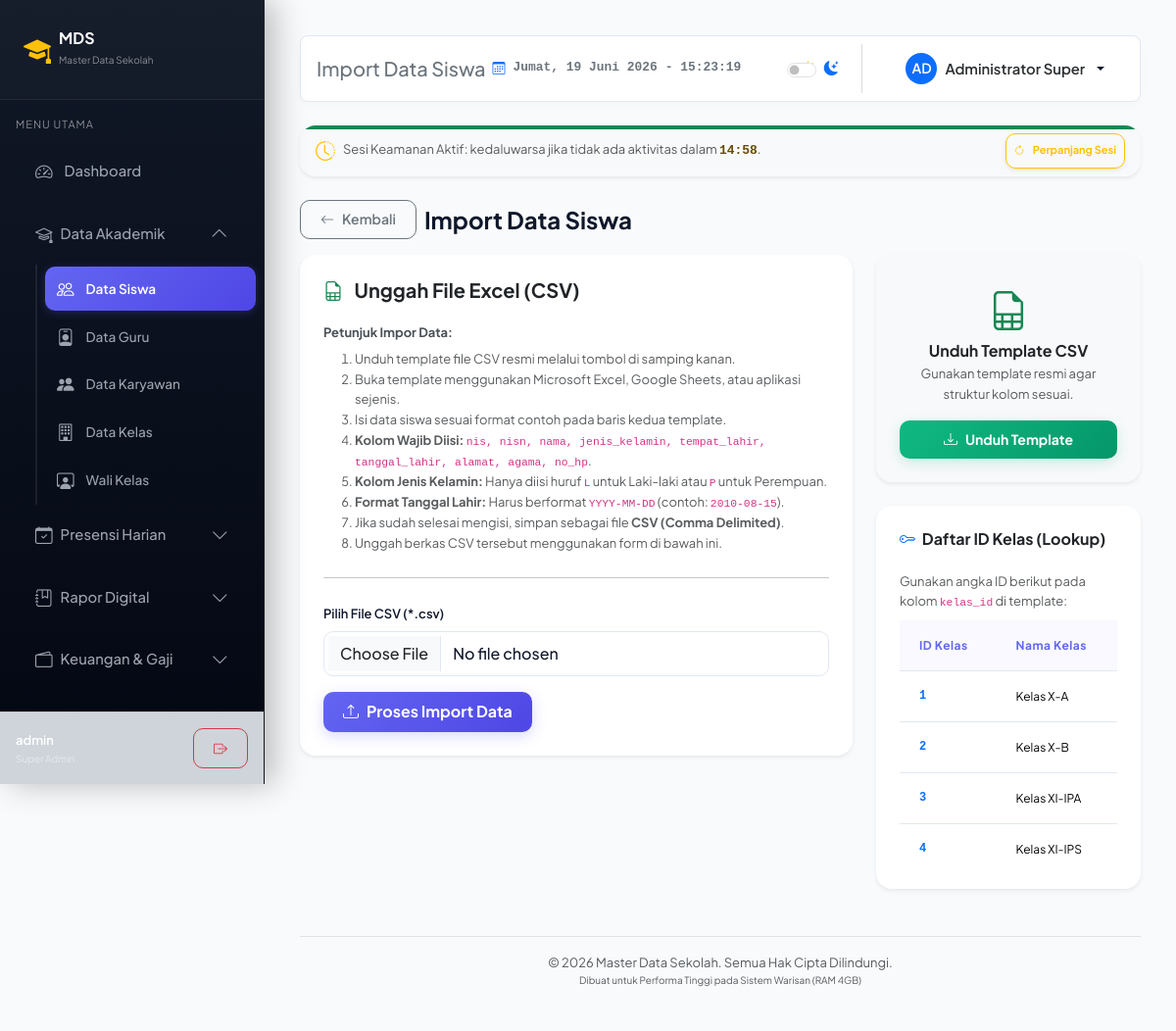
Screenshot of /siswa/import.php (signed in) with the database file from the repository.
### tables this page shows
CREATE TABLE IF NOT EXISTS `kelas` (
  `id` INT AUTO_INCREMENT PRIMARY KEY,
  `nama_kelas` VARCHAR(50) NOT NULL UNIQUE,
  `tarif_spp` DECIMAL(12,2) NOT NULL DEFAULT 500000.00
);

### siswa/import.php (the view, shortened to what this page needs)
<?php
$path_prefix = '../';
require_once $path_prefix . 'config/db.php';
try {
    $stmt = $pdo->query("SELECT id, nama_kelas FROM kelas ORDER BY nama_kelas ASC");
    $classes = $stmt->fetchAll();
} catch (PDOException $e) {
    $classes = [];
}
include $path_prefix . 'includes/header.php';
?>
<div class="d-flex align-items-center gap-2 mb-3">
    <a href="index.php" class="btn btn-outline-secondary btn-sm"><i class="bi bi-arrow-left"></i> Kembali</a>
    <h4 class="fw-bold mb-0">Import Data Siswa</h4>
</div>
<div class="row g-4">
    <div class="col-12 col-lg-8">
        <div class="card shadow-sm border-0 mb-4">
            <div class="card-header bg-transparent border-0 pt-4 px-4 pb-0">
                <h5 class="fw-bold mb-0"><i class="bi bi-file-earmark-spreadsheet text-success me-2"></i> Unggah File Excel (CSV)</h5>
            </div>
            <div class="card-body p-4">
                <h6 class="fw-bold text-dark-emphasis mb-2 small">Petunjuk Impor Data:</h6>
                <ol class="small text-muted mb-4">
                    <li>Unduh template file CSV resmi melalui tombol di samping kanan.</li>
                    <li>Buka template menggunakan Microsoft Excel, Google Sheets, atau aplikasi sejenis.</li>
                    <li>Isi data siswa sesuai format contoh pada baris kedua template.</li>
                    <li><strong>Kolom Wajib Diisi:</strong> <code>nis, nisn, nama, jenis_kelamin, tempat_lahir, tanggal_lahir, alamat, agama, no_hp</code>.</li>
                    <li><strong>Kolom Jenis Kelamin:</strong> Hanya diisi huruf <code>L</code> untuk Laki-laki atau <code>P</code> untuk Perempuan.</li>
                    <li><strong>Format Tanggal Lahir:</strong> Harus berformat <code>YYYY-MM-DD</code> (contoh: <code>2010-08-15</code>).</li>
                    <li>Jika sudah selesai mengisi, simpan sebagai file <strong>CSV (Comma Delimited)</strong>.</li>
                    <li>Unggah berkas CSV tersebut menggunakan form di bawah ini.</li>
                </ol>
                <hr class="my-4">
                <form action="" method="POST" enctype="multipart/form-data">
                    <div class="mb-3">
                        <label for="file_csv" class="form-label fw-semibold small">Pilih File CSV (*.csv)</label>
                        <input class="form-control" type="file" id="file_csv" name="file_csv" accept=".csv" required>
                    </div>
                    <button type="submit" class="btn btn-primary fw-bold"><i class="bi bi-upload"></i> Proses Import Data</button>
                </form>
            </div>
        </div>
    </div>
    <div class="col-12 col-lg-4">
        <div class="card shadow-sm border-0 mb-4 bg-light">
            <div class="card-body p-4 text-center">
                <i class="bi bi-file-earmark-spreadsheet text-success fs-1 mb-2"></i>
                <h6 class="fw-bold mb-1">Unduh Template CSV</h6>
                <p class="text-muted small mb-3">Gunakan template resmi agar struktur kolom sesuai.</p>
                <a href="import_template.php" class="btn btn-success btn-sm w-100 fw-bold"><i class="bi bi-download"></i> Unduh Template</a>
            </div>
        </div>
        <div class="card shadow-sm border-0">
            <div class="card-header bg-transparent border-0 pt-4 px-4 pb-0">
                <h6 class="fw-bold mb-0"><i class="bi bi-key me-1 text-primary"></i> Daftar ID Kelas (Lookup)</h6>
            </div>
            <div class="card-body p-4">
                <p class="text-muted small mb-2">Gunakan angka ID berikut pada kolom <code>kelas_id</code> di template:</p>
                <div class="table-responsive" style="max-height: 250px; overflow-y: auto;">
                    <table class="table table-sm table-hover align-middle mb-0" style="font-size: 12px;">
                        <thead class="table-light">
                            <tr>
                                <th>ID Kelas</th>
                                <th>Nama Kelas</th>
                            </tr>
                        </thead>
                        <tbody>
                            <?php if (empty($classes)): ?>
                                <tr>
                                    <td colspan="2" class="text-center text-muted">Belum ada kelas.</td>
                                </tr>
                            <?php else: ?>
                                <?php foreach ($classes as $class): ?>
                                    <tr>
                                        <td class="fw-bold text-primary font-monospace"><?php echo $class['id']; ?></td>
                                        <td><?php echo htmlspecialchars($class['nama_kelas']); ?></td>
                                    </tr>
                                <?php endforeach; ?>
                            <?php endif; ?>
                        </tbody>
                    </table>
                </div>
            </div>
        </div>
    </div>
</div>
<?php include $path_prefix . 'includes/footer.php'; ?>

### assets/css/style.css (style rules this page uses)
:root { --transition-speed: 0.35s; --sidebar-width: 270px; --bg-primary: #f8fafc; --bg-card: #ffffff; --text-primary: #0f172a; --text-muted: #64748b; --border-color: #e2e8f0; --primary-color: #6366f1; --primary-gradient: linear-gradient(135deg, #6366f1 0%, #4f46e5 100%); --primary-hover-gradient: linear-gradient(135deg, #4f46e5 0%, #4338ca 100%); --success-color: #10b981; --success-gradient: linear-gradient(135deg, #10b981 0%, #059669 100%); --info-color: #0ea5e9; --info-gradient: linear-gradient(135deg, #0ea5e9 0%, #0284c7 100%); --warning-color: #f59e0b; --warning-gradient: linear-gradient(135deg, #f59e0b 0%, #d97706 100%); --danger-color: #f43f5e; --danger-gradient: linear-gradient(135deg, #f43f5e 0%, #e11d48 100%); --input-bg: #ffffff; --input-focus-border: #a5b4fc; }
body { font-family: 'Plus Jakarta Sans', 'Outfit', sans-serif; background-color: var(--bg-primary); color: var(--text-primary); transition: background-color var(--transition-speed) ease, color var(--transition-speed) ease; min-height: 100vh; font-size: 0.925rem; line-height: 1.6; }
.card, .stat-card, form, table { animation: slideUp 0.45s cubic-bezier(0.16, 1, 0.3, 1) forwards; }
.card { background-color: var(--bg-card); border: 1px solid var(--border-color); border-radius: 16px; box-shadow: 0 4px 6px -1px rgba(0, 0, 0, 0.03), 0 2px 4px -1px rgba(0, 0, 0, 0.02); transition: all var(--transition-speed) cubic-bezier(0.4, 0, 0.2, 1); overflow: hidden; }
.btn { border-radius: 10px; padding: 0.55rem 1.25rem; font-weight: 600; transition: all 0.2s ease; display: inline-flex; align-items: center; justify-content: center; gap: 8px; }
.btn-primary { background: var(--primary-gradient); border: none; box-shadow: 0 4px 14px rgba(99, 102, 241, 0.25); }
.btn-success { background: var(--success-gradient); border: none; box-shadow: 0 4px 14px rgba(16, 185, 129, 0.2); }
.table { color: var(--text-primary); }
.table-light { --bs-table-bg: rgba(99, 102, 241, 0.04); --bs-table-color: var(--primary-color); font-weight: 600; letter-spacing: 0.5px; }
td, th { padding: 1rem 1.25rem !important; border-bottom: 1px solid var(--border-color) !important; }
.form-control, .form-select { background-color: var(--input-bg); border: 1px solid var(--border-color); color: var(--text-primary); border-radius: 10px; padding: 0.625rem 1rem; font-weight: 500; transition: all 0.25s ease; }
.form-label { margin-bottom: 0.45rem; font-weight: 600; color: var(--text-primary); }

### rows the page displays
kelas: id "1", nama_kelas "Kelas X-A"
kelas: id "2", nama_kelas "Kelas X-B"
kelas: id "3", nama_kelas "Kelas XI-IPA"
kelas: id "4", nama_kelas "Kelas XI-IPS"

### other values shown
$_SESSION['username'] "admin"
$role_labels[$role] "Super Admin"
$page_title "Import Data Siswa"
substr($name, 0, 2) "AD"
$name "Administrator Super"
